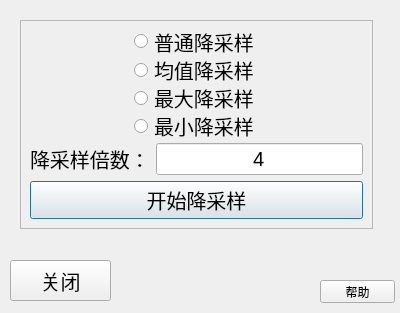
<?xml version="1.0" encoding="UTF-8"?>
<ui version="4.0">
 <class>Dialog_downsample</class>
 <widget class="QDialog" name="Dialog_downsample">
  <property name="geometry">
   <rect>
    <x>0</x>
    <y>0</y>
    <width>400</width>
    <height>313</height>
   </rect>
  </property>
  <property name="windowTitle">
   <string>Dialog</string>
  </property>
  <widget class="QFrame" name="frame">
   <property name="geometry">
    <rect>
     <x>20</x>
     <y>20</y>
     <width>353</width>
     <height>209</height>
    </rect>
   </property>
   <property name="frameShape">
    <enum>QFrame::StyledPanel</enum>
   </property>
   <property name="frameShadow">
    <enum>QFrame::Raised</enum>
   </property>
   <layout class="QGridLayout" name="gridLayout">
    <item row="0" column="0">
     <layout class="QVBoxLayout" name="verticalLayout_3">
      <item>
       <layout class="QVBoxLayout" name="verticalLayout_2">
        <item alignment="Qt::AlignHCenter">
         <widget class="QRadioButton" name="radioButton_downsample">
          <property name="font">
           <font>
            <pointsize>15</pointsize>
           </font>
          </property>
          <property name="text">
           <string>普通降采样</string>
          </property>
         </widget>
        </item>
        <item alignment="Qt::AlignHCenter">
         <widget class="QRadioButton" name="radioButton_meandownsample">
          <property name="font">
           <font>
            <pointsize>15</pointsize>
           </font>
          </property>
          <property name="text">
           <string>均值降采样</string>
          </property>
         </widget>
        </item>
        <item alignment="Qt::AlignHCenter">
         <widget class="QRadioButton" name="radioButton_maxdownsample">
          <property name="font">
           <font>
            <pointsize>15</pointsize>
           </font>
          </property>
          <property name="text">
           <string>最大降采样</string>
          </property>
         </widget>
        </item>
        <item alignment="Qt::AlignHCenter">
         <widget class="QRadioButton" name="radioButton_mindownsample">
          <property name="font">
           <font>
            <pointsize>15</pointsize>
           </font>
          </property>
          <property name="text">
           <string>最小降采样</string>
          </property>
         </widget>
        </item>
       </layout>
      </item>
      <item>
       <layout class="QVBoxLayout" name="verticalLayout">
        <item>
         <layout class="QHBoxLayout" name="horizontalLayout">
          <item alignment="Qt::AlignHCenter">
           <widget class="QLabel" name="label">
            <property name="font">
             <font>
              <pointsize>15</pointsize>
             </font>
            </property>
            <property name="text">
             <string>降采样倍数：</string>
            </property>
           </widget>
          </item>
          <item>
           <widget class="QLineEdit" name="lineEdit_factor">
            <property name="font">
             <font>
              <pointsize>15</pointsize>
             </font>
            </property>
            <property name="text">
             <string>4</string>
            </property>
            <property name="alignment">
             <set>Qt::AlignCenter</set>
            </property>
           </widget>
          </item>
         </layout>
        </item>
        <item>
         <widget class="QPushButton" name="pushButton_start_downsample">
          <property name="font">
           <font>
            <pointsize>15</pointsize>
           </font>
          </property>
          <property name="text">
           <string>开始降采样</string>
          </property>
         </widget>
        </item>
       </layout>
      </item>
     </layout>
    </item>
   </layout>
  </widget>
  <widget class="QPushButton" name="pushButton_help">
   <property name="geometry">
    <rect>
     <x>320</x>
     <y>280</y>
     <width>75</width>
     <height>23</height>
    </rect>
   </property>
   <property name="text">
    <string>帮助</string>
   </property>
  </widget>
  <widget class="QPushButton" name="pushButton_close">
   <property name="geometry">
    <rect>
     <x>10</x>
     <y>260</y>
     <width>101</width>
     <height>41</height>
    </rect>
   </property>
   <property name="maximumSize">
    <size>
     <width>16777215</width>
     <height>16777215</height>
    </size>
   </property>
   <property name="font">
    <font>
     <pointsize>15</pointsize>
    </font>
   </property>
   <property name="text">
    <string>关闭</string>
   </property>
  </widget>
 </widget>
 <resources/>
 <connections>
  <connection>
   <sender>pushButton_close</sender>
   <signal>clicked()</signal>
   <receiver>Dialog_downsample</receiver>
   <slot>close()</slot>
   <hints>
    <hint type="sourcelabel">
     <x>60</x>
     <y>279</y>
    </hint>
    <hint type="destinationlabel">
     <x>170</x>
     <y>279</y>
    </hint>
   </hints>
  </connection>
 </connections>
</ui>
